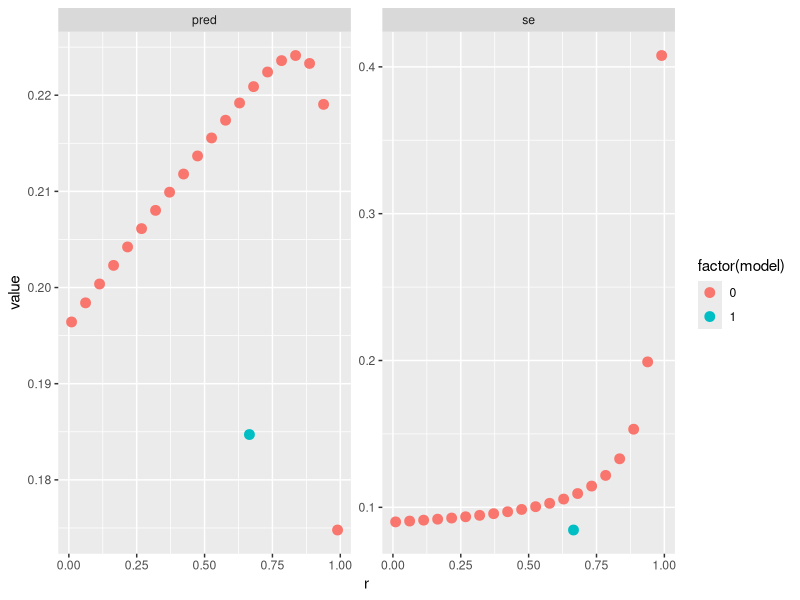
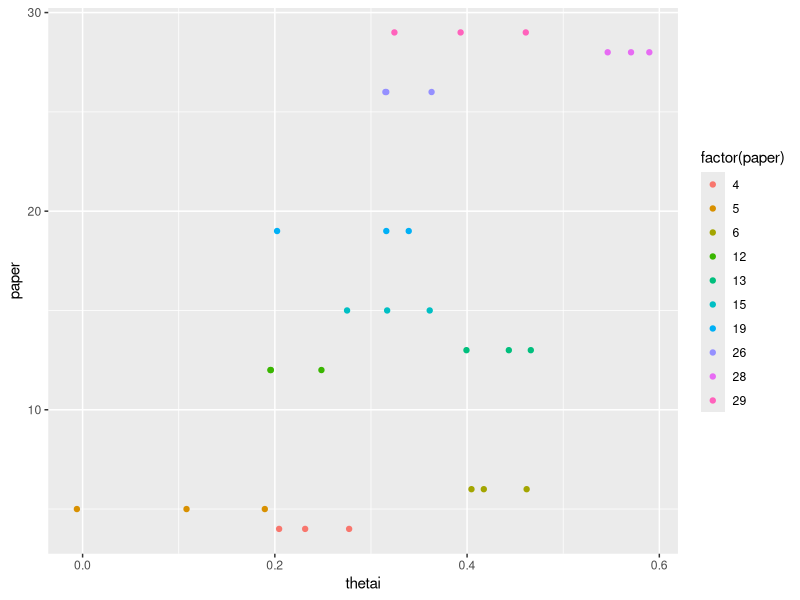

These figures' R source, in order: (Note: this script raises an error after producing the figures.)
## ---- chunk 1
#| echo: false
#| message: false
#| warning: false
library(metafor)
library(tidyverse)
library(lme4)
library(afex)
## ---- chunk 2
### calculate log risk ratios and corresponding sampling variances
dat <- escalc(measure="RR", ai=tpos, bi=tneg, ci=cpos, di=cneg, data=dat.bcg)
head(dat)
## ---- chunk 3
dat3l <- expand.grid(
    paper = 1:10,
    effect = 1:3
)

dat3l <- dat3l[order(dat3l$paper), ]

head(dat3l)
## ---- chunk 4
dat3l <- dat.konstantopoulos2011
head(dat3l)
## ---- chunk 5
fit2l <- rma(yi, vi, data = dat3l)
summary(fit2l)
## ---- chunk 6
fit2l.mv <- rma.mv(yi, vi, random = ~ 1|study, data = dat3l)
summary(fit2l.mv)
## ---- chunk 7
dat3l_l <- split(dat3l, dat3l$district)
fit3l_l <- lapply(dat3l_l, function(x) data.frame(predict(rma(yi, vi, data = x, method = "EE"))))

dat3l_agg <- do.call(rbind, fit3l_l)
fit3l_agg <- rma(pred, se^2, data = dat3l_agg)

summary(fit3l_agg)
## ---- chunk 8
dat3l_agg <- aggregate(dat3l, cluster = district, struct = "ID")
# dat3l_agg <- aggregate(dat3l, cluster = district, rho = 0)
dat3l_agg
## ---- chunk 9
fit3l_agg <- rma(yi, vi, data = dat3l_agg)
summary(fit3l_agg)
## ---- chunk 10
V <- vcalc(vi = vi, cluster = district, obs = study, rho = 0, data = dat3l)
rownames(V) <- colnames(V) <- paste0("dist", dat3l$district)
round(V, 2)[1:10, 1:10]

# or in the block-form
blsplit(V, dat3l$district, fun = function(x) round(x, 2))[1:3] # first 3 districts
## ---- chunk 11
fit3l_agg <- rma.mv(yi, V, data = dat3l, random = ~ 1|district)
summary(fit3l_agg)
## ---- chunk 12
fit3l <- rma.mv(yi, vi, random = ~ 1|district/study, data = dat3l)
summary(fit3l)
## ---- chunk 13
rr <- rbind(data.frame(predict(fit2l)), 
            data.frame(predict(fit3l_agg)),
            data.frame(predict(fit3l)))
rr$sigma2 <- c(fit2l$tau2, fit3l_agg$sigma2, sum(fit3l$sigma2))
rr <- round(rr, 4)
rr$model <- c("2l", "2l_agg", "3l")
rr
## ---- chunk 14
fit3l$sigma2[1] / sum(fit3l$sigma2)
## ---- chunk 15
fit3l.icc <- rma.mv(yi, vi, random = ~study|district, data = dat3l)
# rma.mv(yi, vi, random = ~study|district, data = dat3l, struct = "CS") # struct = "CS" by default
summary(fit3l.icc)
## ---- chunk 16
r <- seq(0.01, 0.99, length.out = 20)
res <- vector(mode = "list", length = length(r))

for(i in 1:length(r)){
    V <- vcalc(vi, cluster = district, obs = study, rho = r[i], data = dat3l)
    fit <- rma.mv(yi, V, random = ~1|district, data = dat3l)
    fits <- data.frame(predict(fit))
    fits$sigma2 <- sum(fit$sigma2)
    fits$r <- r[i]
    res[[i]] <- fits
}

resd <- do.call(rbind, res)
resd$model <- 0

resd3l <- data.frame(predict(fit3l))
resd3l$sigma2 <- sum(fit3l.icc$tau2)
resd3l$r <- fit3l.icc$rho
resd3l$model <- 1

resd <- rbind(resd, resd3l)

resd |> 
    pivot_longer(c(pred, se)) |> 
    ggplot(aes(x = r, y = value, color = factor(model))) +
    geom_point(size = 3) +
    facet_wrap(~name, scales = "free")
## ---- chunk 17
k <- 30
j <- 3

dat <- expand.grid(
    effect = 1:j,
    paper = 1:k
)
dat$id <- 1:nrow(dat)
head(dat)
## ---- chunk 18
es <- 0.3
tau2 <- 0.15
omega2 <- 0.05
(icc <- tau2 / (tau2 + omega2)) # real icc

deltai <- rnorm(k, 0, tau2) # k random effects
zetaij <- rnorm(nrow(dat), 0, omega2) # k * j (or the number of rows) random effects

dat$deltai <- deltai[dat$paper]
dat$zetaij <- zetaij

# true effects
dat$thetai <- with(dat, es + deltai + zetaij)

head(dat)

dat |> 
    filter(paper %in% sample(unique(paper), 10)) |> 
    ggplot(aes(x = thetai, y = paper)) +
    geom_point(aes(color = factor(paper)))
## ---- chunk 19
dat$yi <- NA
dat$vi <- NA
dat$n0 <- 10 + rpois(nrow(dat), 50)
dat$n1 <- 10 + rpois(nrow(dat), 50)

for(i in 1:nrow(dat)){
    g0 <- rnorm(dat$n0[i], 0, 1)
    g1 <- rnorm(dat$n1[i], dat$thetai[i], 1)
    dat$yi[i] <- mean(g1) - mean(g0)
    dat$vi[i] <- var(g0)/dat$n0[i] + var(g1)/dat$n1[i]
}

fit <- rma.mv(yi, vi, random = ~ 1|paper/id, data = dat, sparse = TRUE)
fit.icc <- rma.mv(yi, vi, random = ~ effect|paper, data = dat, sparse = TRUE)

summary(fit)
summary(fit.icc)
## ---- chunk 20
sim_3l_studies <- function(k,
                           j,
                           es = 0,
                           tau2_k = 0,
                           tau2_j = 0,
                           n0,
                           n1 = NULL,
                           sample_j = FALSE,
                           sample_n = NULL,
                           simulate = TRUE,
                           raw = FALSE){
    if(sample_j){
        nj <- sample(1:j, k, replace = TRUE)
    } else{
        nj <- rep(j, k)
    }
    
    study <- unlist(lapply(nj, function(x) 1:x))
    paper <- rep(1:k, nj)
    sim <- data.frame(paper, study)
    
    delta_k <- rnorm(k, 0, sqrt(tau2_k))
    delta_j <- rnorm(nrow(sim), 0, sqrt(tau2_j))
    
    kj <- nrow(sim)
    
    if(!is.null(sample_n)){
        n0 <- round(sample_n(kj))
        n1 <- round(sample_n(kj))
    } else{
        if(length(n0) == 1) n0 <- rep(n0, nrow(sim))
        if(length(n1) == 1) n1 <- n0
    }
    
    es_kj <- es + delta_k[paper] + delta_j
    
    if(simulate){
        ss <- sim_studies(nrow(sim), es_kj, n0, n1, raw = raw)
        if(!raw){
            ss <- do.call(rbind, ss)
            res <- cbind(sim, ss)
        } else{
            res <- do.call(rbind, ss)
            paper_r <- rep(paper, sapply(ss, nrow))
            study_r <- rep(study, sapply(ss, nrow))
            res <- cbind(res, paper = paper_r, study = study_r)
        }
        
    } else{
        res <- sim
        res$es <- es
        res$delta_k <- delta_k[paper]
        res$delta_j <- delta_j
        res$theta_kj <- es_kj
    }
    
    return(res)
    
}

sim_study <- function(es, n0, n1, raw = FALSE){
    g0 <- rnorm(n0, 0, 1)
    g1 <- rnorm(n1, es, 1)
    
    if(raw){
        N <- n0 + n1
        out <- data.frame(
            subject = 1:N,
            x = rep(0:1, c(n0, n1)),
            y = c(g0, g1)
        )
    } else{
        yi <- mean(g1) - mean(g0)
        vi <- var(g0)/n0 + var(g1)/n1
        out <- data.frame(
            yi, vi
        )
    }
    return(out)
}

sim_studies <- function(k, es, n0, n1 = NULL, raw = FALSE){
    if(length(n0) == 1) n0 <- rep(n0, k)
    if(length(n1) == 1) n1 <- rep(n1, k) 
    if(is.null(n1)) n1 <- n0
    if(length(es) == 1) es <- rep(es, k)
    
    mapply(sim_study, es, n0, n1, raw = raw, SIMPLIFY = FALSE)
}

dat <- sim_3l_studies(k = 100, 
                      j = 5, 
                      es = 0.3, 
                      tau2_k = 0.1, 
                      tau2_j = 0.05, 
                      n0 = 50, 
                      n1 = 50)

fit.3l.sim <- rma.mv(yi, vi, random = ~ 1|paper/study, data = dat)
summary(fit.3l.sim)
## ---- chunk 21
#| cache: true
dat <- sim_3l_studies(k = 100, 
                      j = 5, 
                      es = 0.3, 
                      tau2_k = 0.1, 
                      tau2_j = 0.05, 
                      n0 = 50, 
                      n1 = 50,
                      raw = TRUE)

get_es <- function(data){
    dd <- data |> 
        group_by(x) |> 
        summarise(m = mean(y),
                  sd = sd(y),
                  n = n()) |> 
        pivot_wider(names_from = x, values_from = c(m, sd, n))
    escalc("MD", m1i = m_1, m2i = m_0, sd1i = sd_1, sd2i = sd_0, n1i = n_1, n2i = n_0,
           data = dd)
}

dat_agg <- dat |> 
    group_by(paper, study) |> 
    nest() |> 
    mutate(es = map(data, get_es)) |> 
    unnest(es) |> 
    select(-data)

fit3l <- rma.mv(yi, vi, random = ~1|paper/study, data = dat_agg)
summary(fit3l)

dat$x <- factor(dat$x)
contrasts(dat$x) <- contr.sum(2)/2

fit3l.lmer <- lmer_alt(y ~ x + (x||paper/study), data = dat)
summary(fit3l.lmer)
## ---- chunk 22
dat.mv <- expand.grid(
    outcome = 1:2,
    paper = 1:10
)

head(dat.mv)
## ---- chunk 23
n0 <- 50
n1 <- 50

d <- c(0.3, 0.5)

r <- 0.6
R <- r + diag(1 - r, 2)

g0 <- MASS::mvrnorm(n0, c(0, 0), R)
g1 <- MASS::mvrnorm(n0, d, R)

m0 <- apply(g0, 2, mean)
m1 <- apply(g1, 2, mean)

v0 <- apply(g0, 2, var)
v1 <- apply(g1, 2, var)

yi <- m1 - m0
vi <- v0/n0 + v1/n1
ri <- cor(rbind(g0, g1))
vvi <- diag(sqrt(vi)) %*% ri %*% diag(sqrt(vi))
vvi <- data.frame(vvi)
names(vvi) <- c("v1i", "v2i")

cbind(yi, vi, vvi, n0, n1, outcome = c(1, 2))
## ---- chunk 24
dat <- dat.berkey1998
dat
## ---- chunk 25
V <- vcalc(vi=1, cluster=author, rvars=c(v1i, v2i), data=dat)
round(V, 3)
blsplit(V, dat$author, fun = round, 3)
## ---- chunk 26
fit.mv0 <- rma.mv(yi, V, random = ~outcome|trial, data = dat, struct = "UN")
fit.mv0
## ---- chunk 27
fit.mv1 <- rma.mv(yi, V, 
                  mods = ~ 0 + outcome, 
                  random = ~ outcome|trial, 
                  data = dat, struct = "UN")
fit.mv1
## ---- chunk 28
fit.mv1 <- rma.mv(yi, V, 
                  mods = ~ 0 + outcome, 
                  random = ~ outcome|trial, 
                  data = dat, 
                  struct = "CS")

fit.mv.3l <- rma.mv(yi, 
                    vi, 
                    mods = ~ 0 + outcome, 
                    random = ~ 1|trial/outcome, 
                    data = dat)



fit.mv1
fit.mv.3l
## ---- chunk 29
sim_multi_meta <- function(k, 
                           p,
                           mus,
                           tau2s,
                           ro = 0,
                           rs = 0,
                           n = NULL,
                           sample_p = FALSE,
                           sample_n = NULL,
                           ranef = FALSE){
    
    RT <- ro + diag(1 - ro, p)
    RS <- rs + diag(1 - rs, p)
    S <- diag(sqrt(tau2s)) %*% RT %*% diag(sqrt(tau2s))
    
    TT <- MASS::mvrnorm(k, rep(0, p), S)
    
    yi <- vi <- deltai <- vvi <- vector(mode = "list", length = k)
    
    for(i in 1:k){
        X0 <- MASS::mvrnorm(n, rep(0, p), RS)
        X1 <- MASS::mvrnorm(n, mus + TT[i, ], RS)
        mm0 <- apply(X0, 2, mean)
        mm1 <- apply(X1, 2, mean)
        
        vv01 <- cov(X0)/n + cov(X1)/n
        
        yi[[i]] <- mm1 - mm0
        vi[[i]] <- diag(vv01)
        
        vvi[[i]] <- vv01
        deltai[[i]] <- TT[i, ]
    }
    
    if(sample_p){
        pi <- sample(1:p, k, replace = TRUE)
    } else{
        pi <- rep(p, k)
    }
    
    study <- rep(1:k, each = p)
    outcome <- rep(1:p, k)
    
    sim <- data.frame(
        study,
        outcome
    )
    
    sim$yi <- unlist(yi)
    sim$vi <- unlist(vi)
    
    vvi <- do.call(rbind, vvi)
    vvi <- data.frame(vvi)
    names(vvi) <- sprintf("v%si", 1:ncol(vvi))
    
    sim <- cbind(sim, vvi)
    
    if(ranef){
        sim$deltai <- unlist(deltai)
    }
    
    # selecting studies
    siml <- split(sim, sim$study)
    for(i in 1:k){
        siml[[i]] <- siml[[i]][1:pi[i], ]
    }
    sim <- do.call(rbind, siml)
    sim$outcome <- factor(paste0("o", sim$outcome))
    rownames(sim) <- NULL
    return(sim)
}

dat <- sim_multi_meta(k = 10, 
               p = 3, 
               mus = c(0, 0, 0), 
               tau2s = c(0.1, 0.1, 0.1), 
               ro = 0.5, 
               rs = 0.5, 
               n = 100)

V <- vcalc(vi = 1, cluster = study, rvars = c(v1i, v2i, v3i), data = dat)

fit.mv <- rma.mv(yi, 
                 V, 
                 mods = ~ 0 + outcome, 
                 random = ~ outcome|study, 
                 data = dat)

fit.mv

fit.mv.3l <- rma.mv(yi, 
                 vi, 
                 mods = ~ 0 + outcome, 
                 random = ~ 1|outcome/study, 
                 data = dat)

fit.mv.3l
